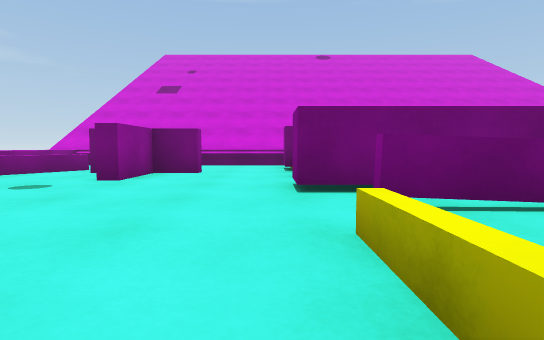
[1] (above)

21 first-person views from a walk through a 3-D level made in the Unity game engine. The camera is 0.58 m above the floor, tilts 4° down and sees 80° across. The floor is counted in squares, 1 m on a side. Each view is taken from the middle of a square. On the plan, view 1 faces up. The plan holds only what a view shows up to about 9 squares ahead; the rest is blank. The place goes on beyond the plan. The player is left out. Surface patterns are stand-ins for the level's own textures.

[2]
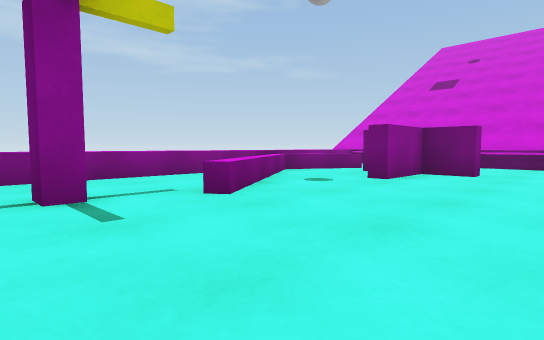

[3]
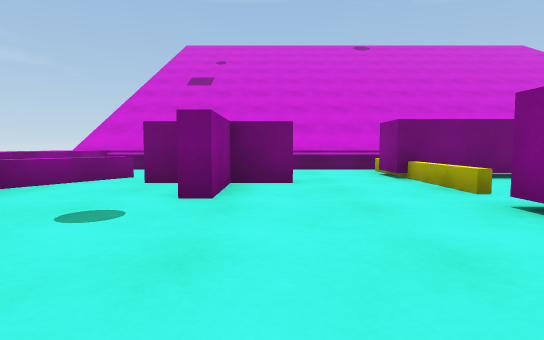

[4]
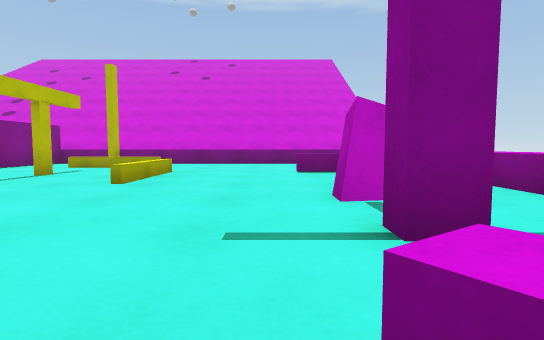

[5]
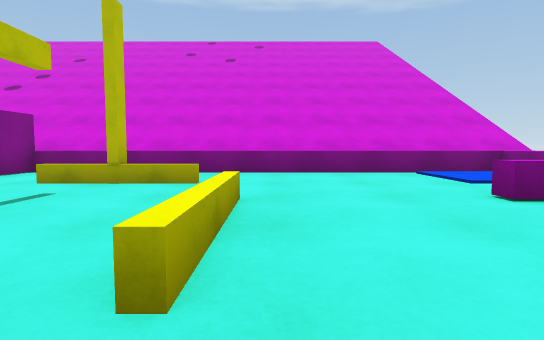

[6]
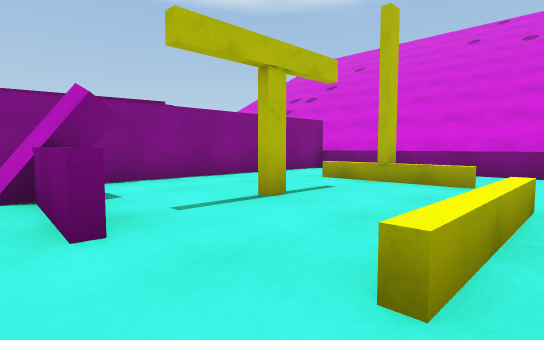

[7]
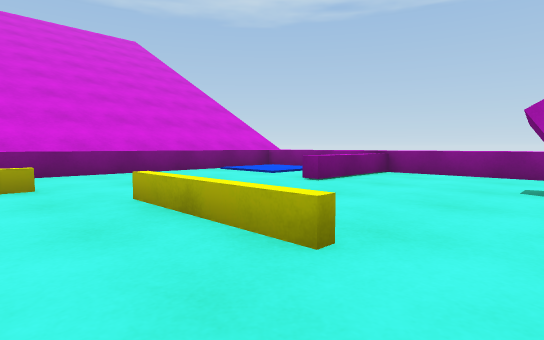

[8]
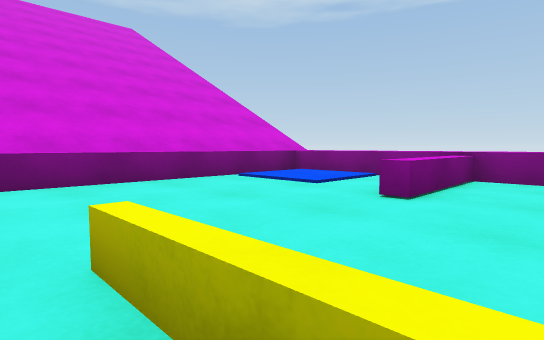

[9]
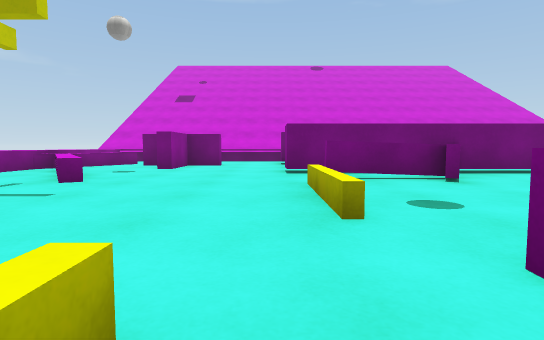

[10]
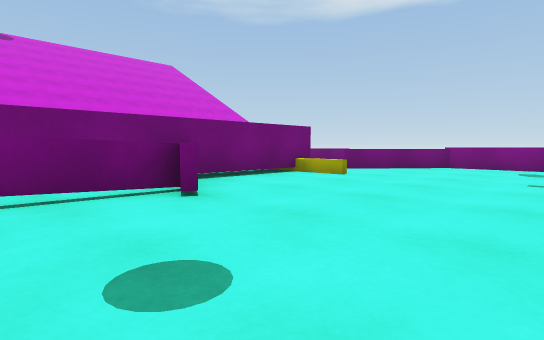

[11]
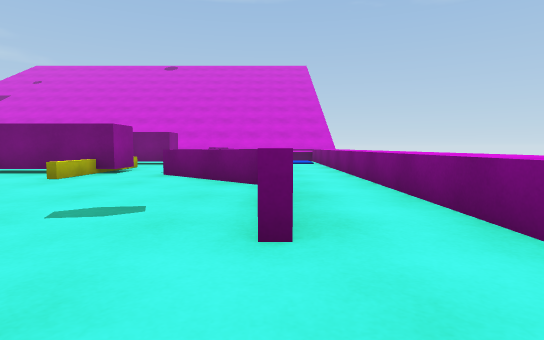

[12]
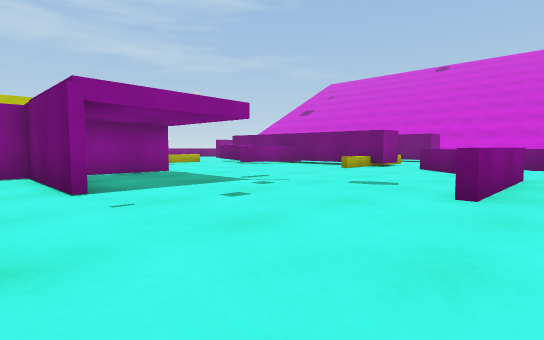

[13]
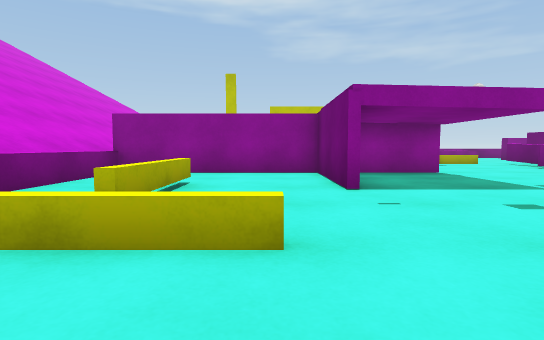

[14]
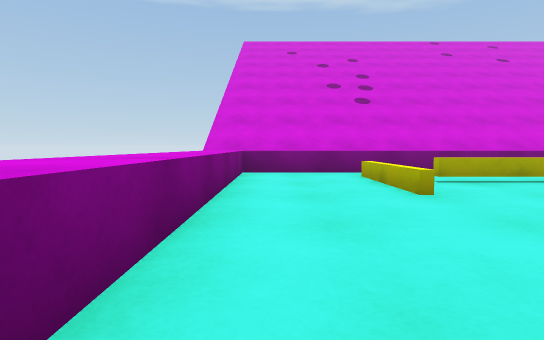

[15]
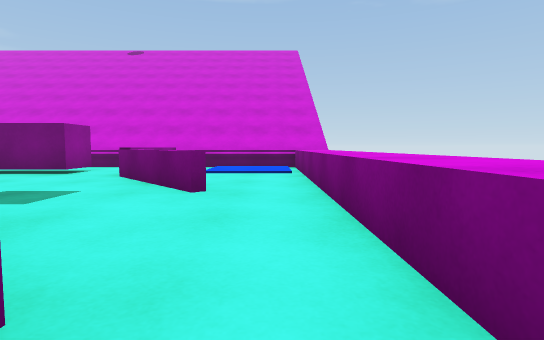

[16]
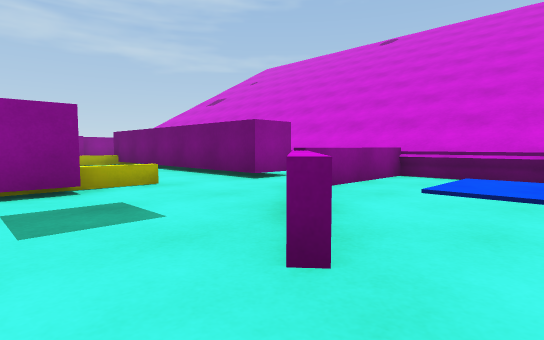

[17]
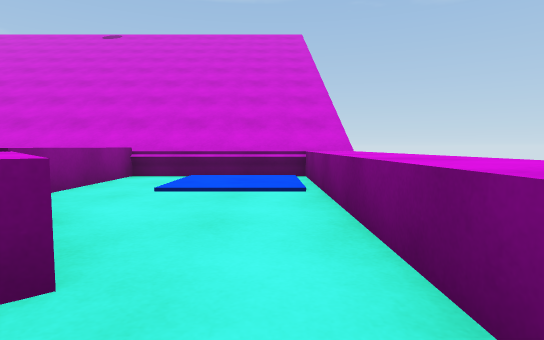

[18]
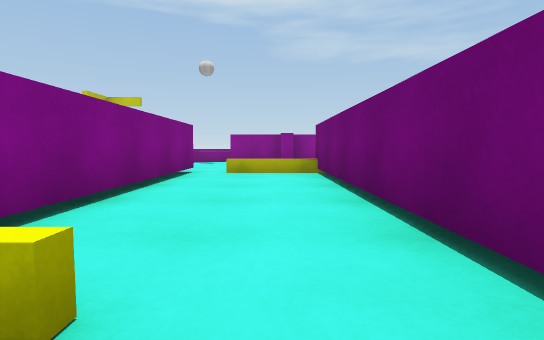

[19]
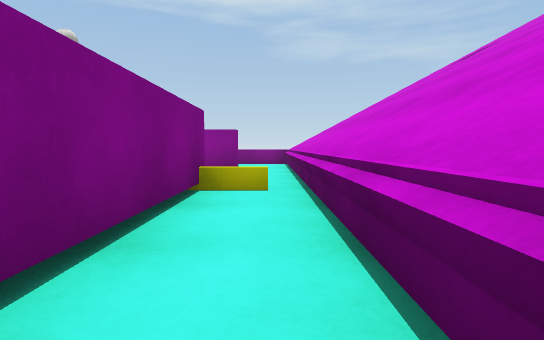

[20]
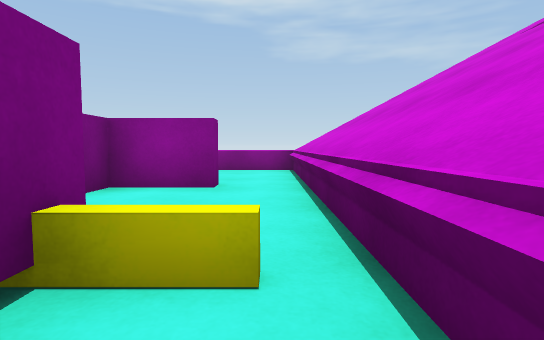

[21]
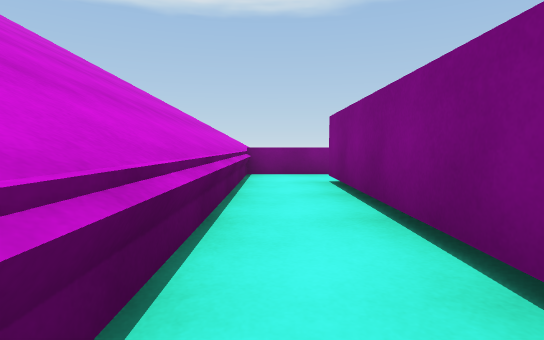

### Floor plan
Key: @ floor where view 1 was taken; # wall or solid block; x gap in a wall; . main floor; : floor 0.05 m higher than the main floor; = window, fence, low wall or low ledge; ^ raised ledge.
Columns run from 7 left of view 1 to 14 right of it. Each row starts with its distance up from view 1.
 11 #^^^^^^^^^^^^^^^^^^^^#
 10 ^.......x.......^.::^
  9 ^...#...#######.^.::^
  8  ^^.#...#######.^...^
  7  ^.###..=.......##..^
  6 ^^..#...x.....=..=#.^
  5 ^^^.....#######.....^
  4 ^.^^....#######.=...^
  3 ^..^....###...=.#=..^
  2 ^..==...x........#=.^
  1 ^..#....=.........=.^
  0  ......@=.........=.^
 -1 ^..#......=.......#.^
 -2 ^.....=..=#.#.......^
 -3 ^.....=.....#.......^
 -4 ^.....=..#..###.....^
 -5 ^^^^........#....=..^
 -6 ^......====.#....=..^
 -7 ^::.....  ..#.==x=..^
 -8 ^::......  .#.......^
 -9 ^^^^^^^^^^^^^^^^^^^^^#

Positions as (right, up) in squares from view 1, and headings:
1: (0, 0), facing up
2: (0, 0), facing up-left
3: (-2, 2), facing up
4: (-3, 3), facing down
5: (-1, -1), facing down
6: (-1, -1), facing down-right
7: (1, -1), facing down-left
8: (0, -3), facing down-left
9: (0, -3), facing up
10: (1, -1), facing up-right
11: (11, -3), facing up
12: (12, -5), facing up-left
13: (12, -5), facing left
14: (12, -1), facing down
15: (12, 1), facing up
16: (12, 4), facing up-left
17: (12, 4), facing up
18: (8, 7), facing left
19: (5, 10), facing left
20: (2, 10), facing left
21: (2, 10), facing right
